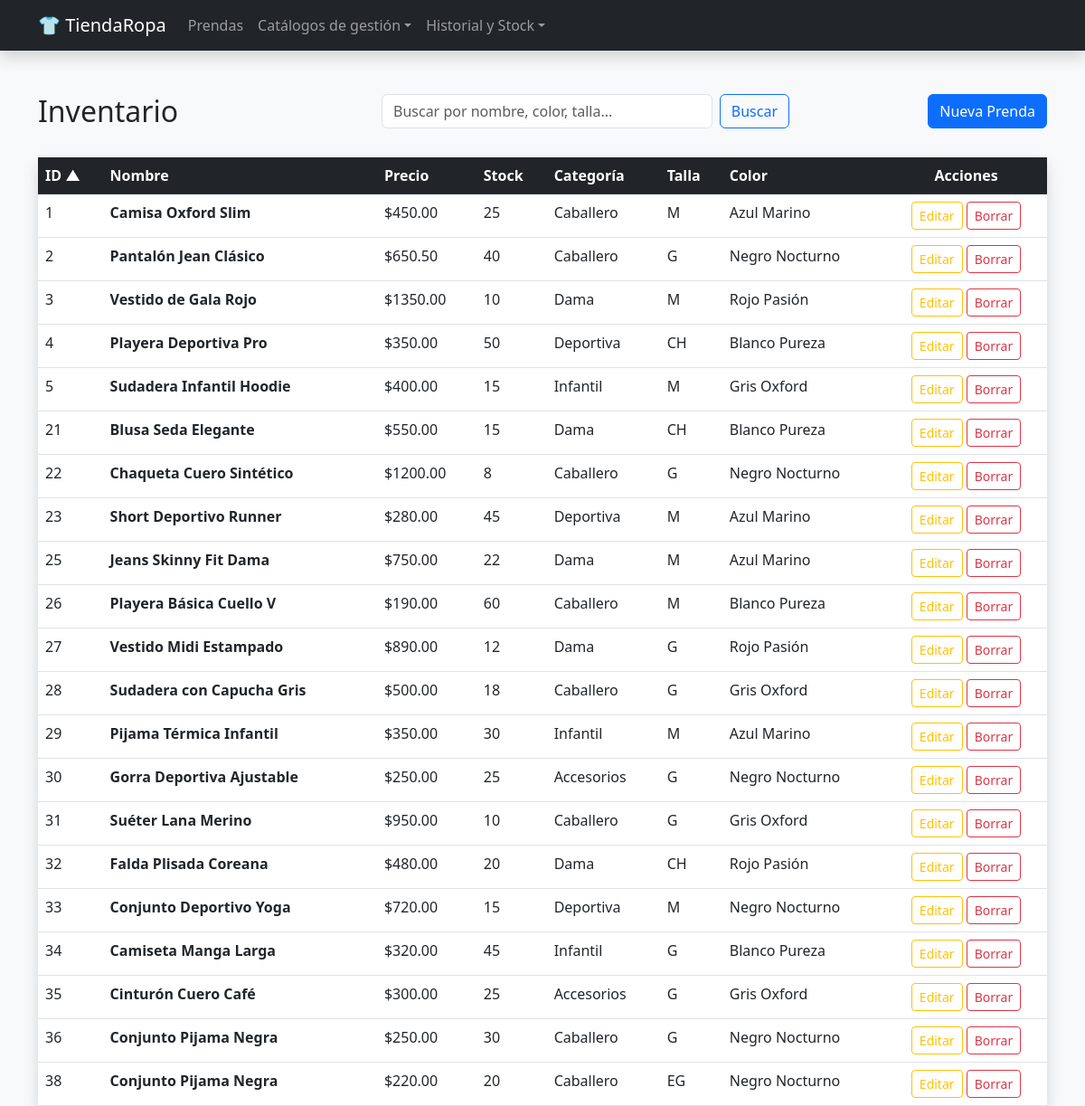
The page /tienda_ropa/index.php on the database its author committed.
### tables this page shows
CREATE TABLE `prenda` (
  `id_prenda` int(11) NOT NULL,
  `nombre` varchar(100) NOT NULL,
  `precio` decimal(10,2) NOT NULL,
  `stock_actual` int(11) DEFAULT 0,
  `id_categoria` int(11) NOT NULL,
  `id_talla` int(11) NOT NULL,
  `id_color` int(11) NOT NULL
);

CREATE TABLE `categoria` (
  `id_categoria` int(11) NOT NULL,
  `nombre` varchar(50) NOT NULL,
  `descripcion` text DEFAULT NULL
);

CREATE TABLE `talla` (
  `id_talla` int(11) NOT NULL,
  `talla` varchar(10) NOT NULL
);

CREATE TABLE `color` (
  `id_color` int(11) NOT NULL,
  `nombre` varchar(30) NOT NULL
);

### tienda_ropa/index.php (the view, shortened to what this page needs)
<?php
include 'db.php';
$columnas_permitidas = [
    'id' => 'p.id_prenda',
    'nombre' => 'p.nombre',
    'precio' => 'p.precio',
    'stock' => 'p.stock_actual',
    'categoria' => 'c.nombre',
    'talla' => 't.talla',
    'color' => 'col.nombre'
];
$sort = isset($_GET['sort']) && array_key_exists($_GET['sort'], $columnas_permitidas) ? $_GET['sort'] : 'id';
$order = isset($_GET['order']) && strtolower($_GET['order']) === 'desc' ? 'DESC' : 'ASC';
$search = isset($_GET['search']) ? $_GET['search'] : '';
function getHeaderLink($col_key, $label, $current_sort, $current_order, $current_search) {
    $next_order = ($current_sort === $col_key && $current_order === 'ASC') ? 'desc' : 'asc';
    $icon = ($current_sort === $col_key) ? ($current_order === 'ASC' ? ' ▲' : ' ▼') : '';
    $url = "?sort={$col_key}&order={$next_order}";
    return "<a href='{$url}' class='text-white text-decoration-none d-block'>{$label}{$icon}</a>";
}
?>
<!DOCTYPE html>
<html lang="es">
<head>
    <link href="https://cdn.jsdelivr.net/npm/bootstrap@5.3.0/dist/css/bootstrap.min.css" rel="stylesheet">
</head>
<body class="bg-light">
    <?php include 'header.php'; ?>
    <div class="container mt-5">
        <div class="row mb-4">
            <div class="col-md-4">
                <h2>Inventario</h2>
            </div>
            <div class="col-md-5">
                <form method="GET" class="d-flex">
                    <input type="text" name="search" class="form-control me-2"
                           placeholder="Buscar por nombre, color, talla..."
                           value="<?= htmlspecialchars($search) ?>">
                    <button type="submit" class="btn btn-outline-primary">Buscar</button>
                </form>
            </div>
            <div class="col-md-3 text-end">
                <a href="crear.php" class="btn btn-primary">Nueva Prenda</a>
            </div>
        </div>
        <div class="table-responsive shadow border-0">
            <table class="table table-hover bg-white mb-0">
                <thead class="table-dark">
                    <tr>
                        <th><?= getHeaderLink('id', 'ID', $sort, $order, $search) ?></th>
                        <th><?= getHeaderLink('nombre', 'Nombre', $sort, $order, $search) ?></th>
                        <th><?= getHeaderLink('precio', 'Precio', $sort, $order, $search) ?></th>
                        <th><?= getHeaderLink('stock', 'Stock', $sort, $order, $search) ?></th>
                        <th><?= getHeaderLink('categoria', 'Categoría', $sort, $order, $search) ?></th>
                        <th><?= getHeaderLink('talla', 'Talla', $sort, $order, $search) ?></th>
                        <th><?= getHeaderLink('color', 'Color', $sort, $order, $search) ?></th>
                        <th class="text-center">Acciones</th>
                    </tr>
                </thead>
                <tbody>
                    <?php
                    $columna_sql = $columnas_permitidas[$sort];
                    $sql = "SELECT p.*, c.nombre as cat_nom, t.talla as talla_nom, col.nombre as color_nom
                            FROM prenda p
                            JOIN categoria c ON p.id_categoria = c.id_categoria
                            JOIN talla t ON p.id_talla = t.id_talla
                            JOIN color col ON p.id_color = col.id_color";
                    $sql .= " ORDER BY {$columna_sql} {$order}";
                    $stmt = $conn->prepare($sql);
                    $stmt->execute();
                    if ($stmt->rowCount() > 0) {
                        while ($row = $stmt->fetch(PDO::FETCH_ASSOC)) {
                            echo "<tr>
                                    <td>{$row['id_prenda']}</td>
                                    <td><strong>{$row['nombre']}</strong></td>
                                    <td>\${$row['precio']}</td>
                                    <td>{$row['stock_actual']}</td>
                                    <td>{$row['cat_nom']}</td>
                                    <td class='text-uppercase'>{$row['talla_nom']}</td>
                                    <td>{$row['color_nom']}</td>
                                    <td class='text-center'>
                                        <a href='editar.php?id={$row['id_prenda']}' class='btn btn-sm btn-outline-warning'>Editar</a>
                                        <a href='eliminar.php?id={$row['id_prenda']}' class='btn btn-sm btn-outline-danger' onclick='return confirm(\"¿Eliminar?\")'>Borrar</a>
                                    </td>
                                  </tr>";
                        }
                    } else {
                        echo "<tr><td colspan='8' class='text-center py-4 text-muted'>No se encontraron prendas que coincidan con la búsqueda.</td></tr>";
                    }
                    ?>
                </tbody>
            </table>
        </div>
    </div>
</body>
</html>

### rows shown on the page
prenda: id_prenda "1", nombre "Camisa Oxford Slim", precio "450.00", stock_actual "25", id_categoria.nombre "Caballero", id_talla.talla "M", id_color.nombre "Azul Marino"
prenda: id_prenda "2", nombre "Pantalón Jean Clásico", precio "650.50", stock_actual "40", id_categoria.nombre "Caballero", id_talla.talla "G", id_color.nombre "Negro Nocturno"
prenda: id_prenda "3", nombre "Vestido de Gala Rojo", precio "1350.00", stock_actual "10", id_categoria.nombre "Dama", id_talla.talla "M", id_color.nombre "Rojo Pasión"
prenda: id_prenda "4", nombre "Playera Deportiva Pro", precio "350.00", stock_actual "50", id_categoria.nombre "Deportiva", id_talla.talla "CH", id_color.nombre "Blanco Pureza"
prenda: id_prenda "5", nombre "Sudadera Infantil Hoodie", precio "400.00", stock_actual "15", id_categoria.nombre "Infantil", id_talla.talla "M", id_color.nombre "Gris Oxford"
prenda: id_prenda "21", nombre "Blusa Seda Elegante", precio "550.00", stock_actual "15", id_categoria.nombre "Dama", id_talla.talla "CH", id_color.nombre "Blanco Pureza"
prenda: id_prenda "22", nombre "Chaqueta Cuero Sintético", precio "1200.00", stock_actual "8", id_categoria.nombre "Caballero", id_talla.talla "G", id_color.nombre "Negro Nocturno"
prenda: id_prenda "23", nombre "Short Deportivo Runner", precio "280.00", stock_actual "45", id_categoria.nombre "Deportiva", id_talla.talla "M", id_color.nombre "Azul Marino"
prenda: id_prenda "25", nombre "Jeans Skinny Fit Dama", precio "750.00", stock_actual "22", id_categoria.nombre "Dama", id_talla.talla "M", id_color.nombre "Azul Marino"
prenda: id_prenda "26", nombre "Playera Básica Cuello V", precio "190.00", stock_actual "60", id_categoria.nombre "Caballero", id_talla.talla "M", id_color.nombre "Blanco Pureza"
prenda: id_prenda "27", nombre "Vestido Midi Estampado", precio "890.00", stock_actual "12", id_categoria.nombre "Dama", id_talla.talla "G", id_color.nombre "Rojo Pasión"
prenda: id_prenda "28", nombre "Sudadera con Capucha Gris", precio "500.00", stock_actual "18", id_categoria.nombre "Caballero", id_talla.talla "G", id_color.nombre "Gris Oxford"
prenda: id_prenda "29", nombre "Pijama Térmica Infantil", precio "350.00", stock_actual "30", id_categoria.nombre "Infantil", id_talla.talla "M", id_color.nombre "Azul Marino"
prenda: id_prenda "30", nombre "Gorra Deportiva Ajustable", precio "250.00", stock_actual "25", id_categoria.nombre "Accesorios", id_talla.talla "G", id_color.nombre "Negro Nocturno"
prenda: id_prenda "31", nombre "Suéter Lana Merino", precio "950.00", stock_actual "10", id_categoria.nombre "Caballero", id_talla.talla "G", id_color.nombre "Gris Oxford"
prenda: id_prenda "32", nombre "Falda Plisada Coreana", precio "480.00", stock_actual "20", id_categoria.nombre "Dama", id_talla.talla "CH", id_color.nombre "Rojo Pasión"
prenda: id_prenda "33", nombre "Conjunto Deportivo Yoga", precio "720.00", stock_actual "15", id_categoria.nombre "Deportiva", id_talla.talla "M", id_color.nombre "Negro Nocturno"
prenda: id_prenda "34", nombre "Camiseta Manga Larga", precio "320.00", stock_actual "45", id_categoria.nombre "Infantil", id_talla.talla "G", id_color.nombre "Blanco Pureza"
prenda: id_prenda "35", nombre "Cinturón Cuero Café", precio "300.00", stock_actual "25", id_categoria.nombre "Accesorios", id_talla.talla "G", id_color.nombre "Gris Oxford"
prenda: id_prenda "36", nombre "Conjunto Pijama Negra", precio "250.00", stock_actual "30", id_categoria.nombre "Caballero", id_talla.talla "G", id_color.nombre "Negro Nocturno"
prenda: id_prenda "38", nombre "Conjunto Pijama Negra", precio "220.00", stock_actual "20", id_categoria.nombre "Caballero", id_talla.talla "EG", id_color.nombre "Negro Nocturno"

### other values the page prints
$label "ID Nombre Precio Stock Categoría Talla Color"
$icon "▲"
